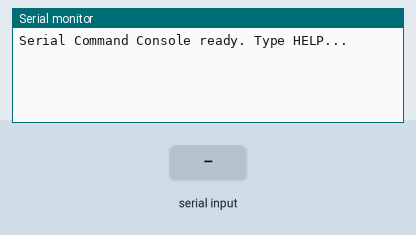
A sketch run on a simulated Arduino Uno, built with avr-gcc and run on an emulated ATmega328P. On the bench: the last lines printed to the serial monitor. The test bench sets the inputs (shaded band).

Above: at 1.2 s.
1.3 s: "HELLO\n" received over Serial
At 2.5 s:
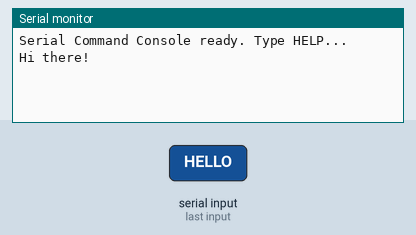
2.8 s: "NAME \n" received over Serial
At 3.9 s:
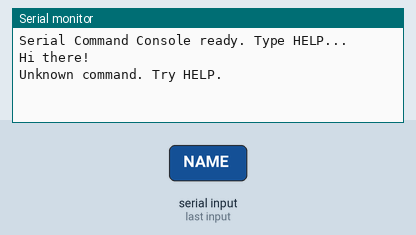
4.3 s: "HELP\n" received over Serial
At 5.0 s:
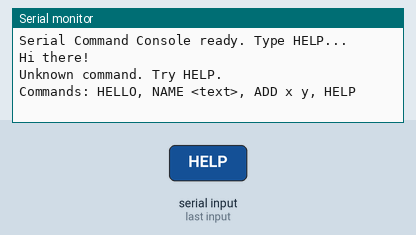
5.8 s: "NAME 90\n" received over Serial
At 6.2 s:
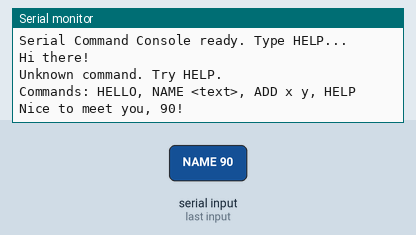
7.3 s: "NAME ,45\n" received over Serial
At 8.5 s:
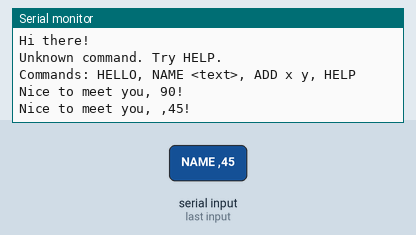
8.8 s: "ADD 90\n" received over Serial
At 9.7 s:
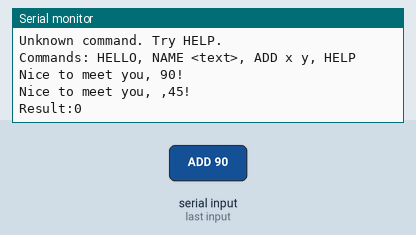

The sketch:

excercise_serial.ino
```cpp
String line = "";
unsigned long baudRate = 115200;

void setup() {
  // put your setup code here, to run once:
  Serial.begin(baudRate);
  Serial.println("Serial Command Console ready. Type HELP...");
}

int addNums (int x, int y){
  return x + y;
}

void loop() {
  // put your main code here, to run repeatedly:
  while (Serial.available()){
    char c = Serial.read();

    if (c == '\n'){
      line.trim(); // trim() will clean spaces + \r

      if (line.equalsIgnoreCase("HELLO")){ //ignores lowercase and upper cases
        Serial.println("Hi there!");
      } else if (line.startsWith("NAME ")){
        // Grab everything AFTER "NAME" (which is 5 characters long)
        String name = line.substring(5);
        Serial.print("Nice to meet you, ");
        Serial.print(name);
        Serial.println("!");

      } else if (line.startsWith("ADD ")) {
        int firstSpace = line.indexOf("", 4); // first space is 5 after A D D _ x _

        if (firstSpace > 0) {
          int x = line.substring(4, firstSpace).toInt();
          int y = line.substring(firstSpace + 1).toInt();

          Serial.print("Result:");
          Serial.println(x+y);
        } else {
          Serial.println("Usage: ADD x y");
        }
      } else if (line.equalsIgnoreCase("HELP")){
        Serial.println("Commands: HELLO, NAME <text>, ADD x y, HELP");

      } else if (line.length() > 0) {
        Serial.println("Unknown command. Try HELP.");
      }

      line = "";
    } else if (c != '\r') {

      line += c;
    }

  }

}
```

Measured:
- after the input at 1.3 s, the serial monitor: prints a new line at once (image 1)
- after the input at 2.8 s, the serial monitor: prints a new line at once (image 2)
- after the input at 4.3 s, the serial monitor: prints a new line at once (image 3)
- after the input at 5.8 s, the serial monitor: prints a new line at once (image 4)
- after the input at 7.3 s, the serial monitor: prints a new line at once (image 5)
- after the input at 8.8 s, the serial monitor: prints a new line at once (image 6)
